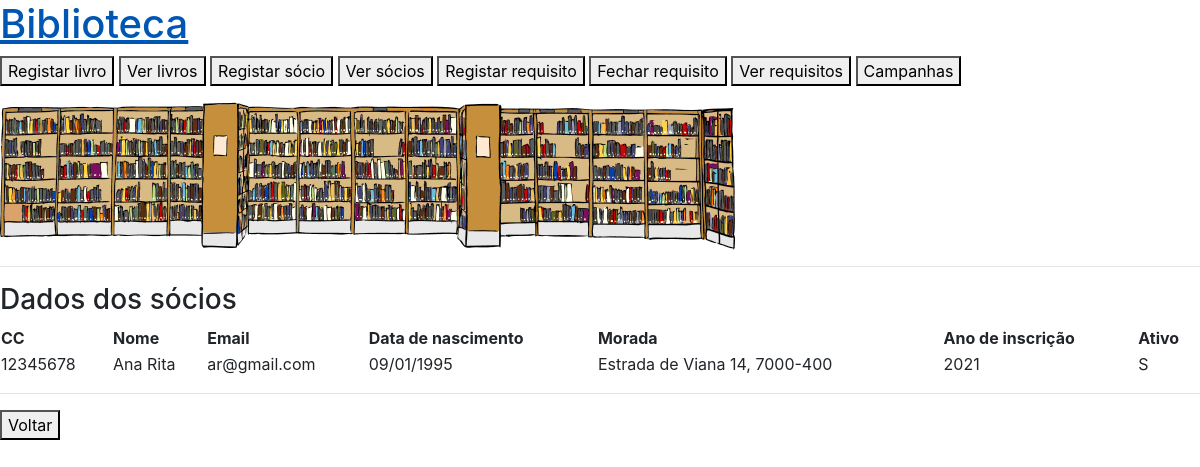
The page /ver_soc on the database as committed earlier.
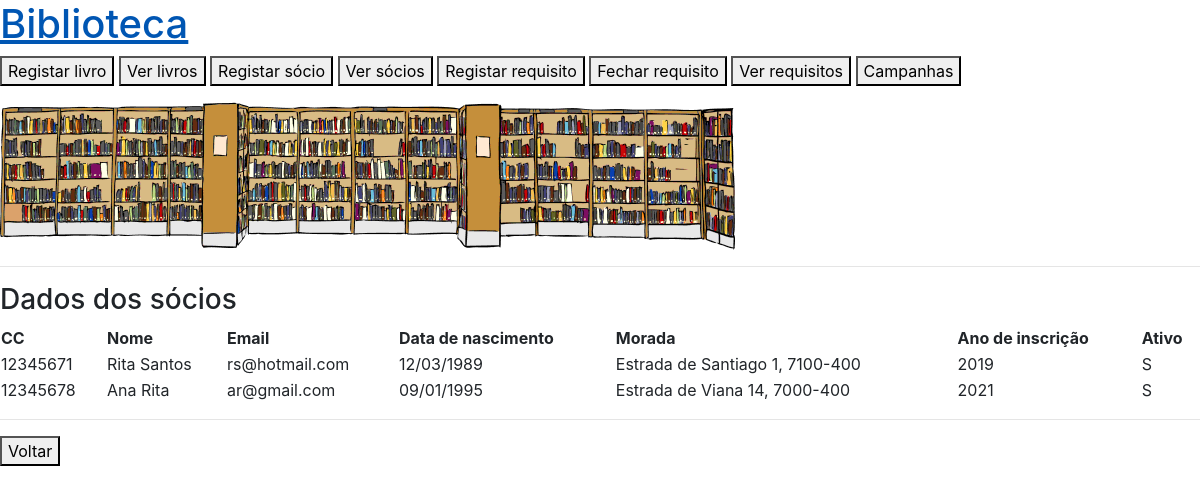
The same page on the database as committed later.
### app.py (models this page shows)
class Socio(db.Model):
    __tablename__ = 'socio'
    cc = db.Column(db.Integer, primary_key=True)
    nome_soc = db.Column(db.String(150))
    email = db.Column(db.String(50))
    data_n = db.Column(db.String(10))
    morada = db.Column(db.String(150))
    ano_inscri = db.Column(db.Integer)
    ativo = db.Column(db.String(1))

### app.py (the view)
@app.route('/ver_soc', methods=['GET'])
def ver_soc():
    socios = Socio.query.all()
    return render_template('ver_soc.html', socios=socios)

### templates/ver_soc.html (shortened to what this page needs)
{% extends "base.html"%}
{%block content%}
<h3>Dados dos sócios</h3>
<table style="width:100%">
    <tr>
      <th>CC</th>
      <th>Nome </th>
      <th>Email</th>
      <th>Data de nascimento</th>
      <th>Morada</th>
      <th>Ano de inscrição</th>
      <th>Ativo</th>
    </tr>
    {% for socio in socios %}
    <tr>
        <td>{{socio.cc}}</td>
        <td>{{socio.nome_soc}}</td>
        <td>{{socio.email}}</td>
        <td>{{socio.data_n}}</td>
        <td>{{socio.morada}}</td>
        <td>{{socio.ano_inscri}}</td>
        <td>{{socio.ativo}}</td>
      {% endfor %}
  </table>
<hr/>
<a href="/"><button type="button">Voltar</button></a>
{%endblock%}

Rows that differ between the two databases and show on the page:
added Socio: cc "12345671", nome_soc "Rita Santos", email "rs@hotmail.com", data_n "12/03/1989", morada "Estrada de Santiago 1, 7100-400", ano_inscri "2019", ativo "S"
